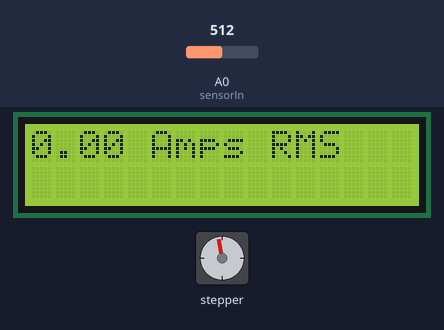
Recording of a sketch running on a simulated Arduino Uno, built with avr-gcc and run on an emulated ATmega328P. Parts: 16×2 character LCD, stepper motor. Inputs (shaded band) come from the test bench; at power-on: A0 (sensorIn) = 512. Stepper angles assume 2048 steps per turn; what the sketch prints to the serial monitor is not drawn.

Above: at 2.6 s.
2.7 s: A0 (sensorIn) set to 716
At 3.7 s:
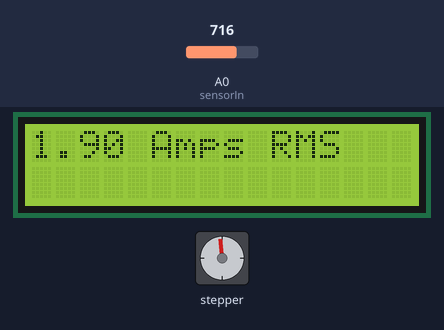
8.7 s: A0 (sensorIn) set to 900
At 9.8 s:
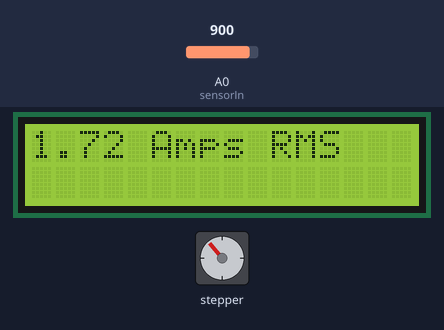
10.6 s: A0 (sensorIn) set to 1010
At 12.2 s:
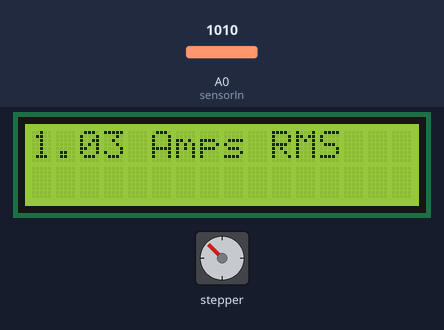
12.9 s: A0 (sensorIn) set to 511
At 14.4 s:
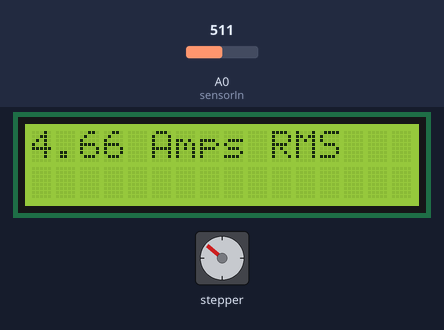
Timing chart, 0 to 25.6 s (numbered marks = the images above; inputs shaded):
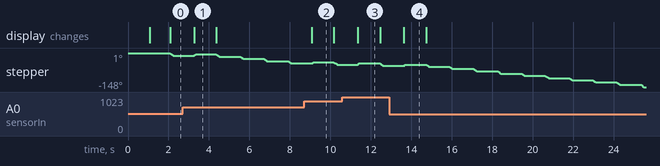

The sketch:

ACS712.ino
```cpp
#include <Stepper.h>
#include <Wire.h>
#include <LiquidCrystal_I2C.h>

/*
Measuring AC Current Using ACS712
*/
const int sensorIn = A0;
int mVperAmp = 185; // use 100 for 20A Module and 66 for 30A Module


double Voltage = 0;
double VRMS = 0;
double AmpsRMS = 0;


const int stepsPerRevolution = 2048;
Stepper myStepper(stepsPerRevolution, 8, 10, 9, 11);
//////////////////////////////////////////////////////////
LiquidCrystal_I2C lcd(0x27,16,2);


void setup()
{
    Serial.begin(9600);

    myStepper.setSpeed(10);

    lcd.init();
    lcd.backlight();

    lcd.print("Hello, world!");
    delay(1000);
    lcd.clear();
}

void loop()
{
    Voltage = getVPP();
    VRMS = (Voltage/2.0) *0.707;
    AmpsRMS = (VRMS * 1000)/mVperAmp;
    Serial.print(AmpsRMS);
    Serial.println(" Amps RMS");

    lcd.setCursor(0, 0);
    lcd.print(AmpsRMS);
    lcd.print(" Amps RMS");

    if(AmpsRMS <= 0.60)
    {
        myStepper.step(-56);
    }
    else
    {
        myStepper.step(28);
    }
}

float getVPP()
{
    float result;

    int readValue;             //value read from the sensor
    int maxValue = 0;          // store max value here
    int minValue = 1024;          // store min value here

    uint32_t start_time = millis();
    while((millis()-start_time) < 1000) //sample for 1 Sec
    {
        readValue = analogRead(sensorIn);
        // see if you have a new maxValue
        if (readValue > maxValue)
        {
            /*record the maximum sensor value*/
            maxValue = readValue;
        }
        if (readValue < minValue)
        {
            /*record the maximum sensor value*/
            minValue = readValue;
        }
    }

    // Subtract min from max
    result = ((maxValue - minValue) * 5.0)/1024.0;

    return result;
}
```

Measured:
- after the input at 2.7 s, the display: changes after 0.57 s (image 1)
- after the input at 8.7 s, the display: changes after 0.38 s (image 2)
- after the input at 10.6 s, the display: changes after 0.76 s (image 3)
- after the input at 12.9 s, the display: changes after 0.73 s (image 4)
- what the display in image 1 shows lasts 1.1 s, from 3.3 s to 4.4 s
